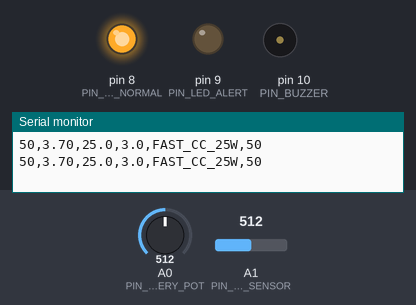
Simulated run of this sketch. Board: Arduino Uno, built with avr-gcc and run on an emulated ATmega328P. On the bench: output pins drawn as LEDs (lit = HIGH), buzzer (waves = sounding), the last lines printed to the serial monitor. The inputs (shaded band) are chosen by the test bench; at power-on: A1 (PIN_TEMP_SENSOR) = 512, A0 (PIN_BATTERY_POT) = 512.

Above: at 1.2 s.
1.3 s: A1 (PIN_TEMP_SENSOR) set to 676
3.2 s: A1 (PIN_TEMP_SENSOR) set to 698
At 4.8 s:
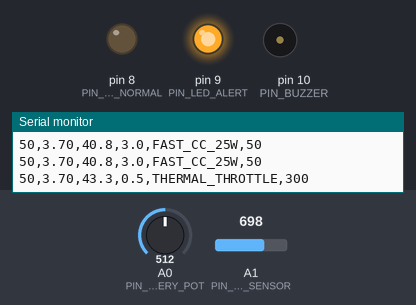
7.3 s: A0 (PIN_BATTERY_POT) set to 1004
10.8 s: A0 (PIN_BATTERY_POT) set to 1023
At 11.4 s:
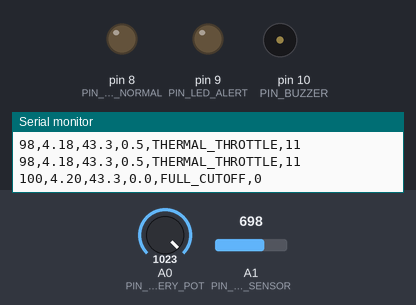
12.5 s: A0 (PIN_BATTERY_POT) set to 900
At 13.7 s:
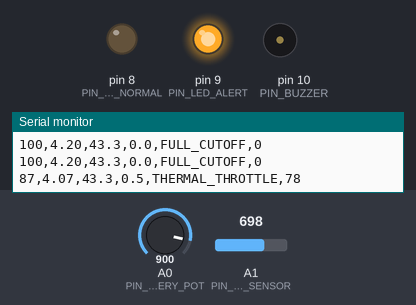
Timing chart, 0 to 17.6 s (numbered marks = the images above; inputs shaded):
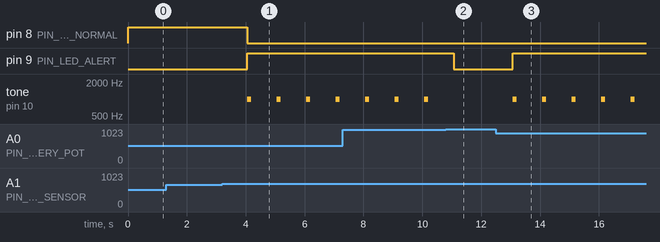

The sketch:

smart_bms_controller.ino
```cpp
#include <math.h>

const int PIN_BATTERY_POT = A0;  // Potentiometer (0-100% Battery)
const int PIN_TEMP_SENSOR = A1;  // 10k NTC Thermistor
const int PIN_LED_NORMAL  = 8;   // Green LED (Safe Charging)
const int PIN_LED_ALERT   = 9;   // Red LED (Overheat Alert)
const int PIN_BUZZER      = 10;  // Piezo Buzzer

const float TEMP_THRESHOLD_C = 42.0; // Thermal throttling threshold (°C)

void setup() {
  Serial.begin(9600);
  pinMode(PIN_LED_NORMAL, OUTPUT);
  pinMode(PIN_LED_ALERT, OUTPUT);
  pinMode(PIN_BUZZER, OUTPUT);
  Serial.println("Battery_Pct,Voltage_V,Temp_C,Current_A,Charging_Mode,Est_Mins_Left");
}

void loop() {
  int rawPot = analogRead(PIN_BATTERY_POT);
  int batteryPct = map(rawPot, 0, 1023, 0, 100);
  float batteryVoltage = 3.20 + (batteryPct / 100.0) * 1.00;

  int rawTemp = constrain(analogRead(PIN_TEMP_SENSOR), 1, 1022);
  float resistance = 10000.0 * ((1023.0 / rawTemp) - 1.0);
  float tempK = 1.0 / (1.0 / 298.15 + (1.0 / 3950.0) * log(resistance / 10000.0));
  float tempC = tempK - 273.15;

  float chargingCurrentA = 0.0;
  String chargingMode = "IDLE";

  if (batteryPct >= 100) {
    chargingCurrentA = 0.0;
    chargingMode = "FULL_CUTOFF";
    digitalWrite(PIN_LED_NORMAL, LOW);
    digitalWrite(PIN_LED_ALERT, LOW);
    noTone(PIN_BUZZER);
  } else if (tempC >= TEMP_THRESHOLD_C) {
    chargingCurrentA = 0.5;
    chargingMode = "THERMAL_THROTTLE";
    digitalWrite(PIN_LED_NORMAL, LOW);
    digitalWrite(PIN_LED_ALERT, HIGH);
    tone(PIN_BUZZER, 1000, 150);
  } else if (batteryPct < 80) {
    chargingCurrentA = 3.0;
    chargingMode = "FAST_CC_25W";
    digitalWrite(PIN_LED_NORMAL, HIGH);
    digitalWrite(PIN_LED_ALERT, LOW);
    noTone(PIN_BUZZER);
  } else {
    chargingCurrentA = 1.2;
    chargingMode = "TRICKLE_CV";
    digitalWrite(PIN_LED_NORMAL, HIGH);
    digitalWrite(PIN_LED_ALERT, LOW);
    noTone(PIN_BUZZER);
  }

  float remainingAh = 5.0 * ((100.0 - batteryPct) / 100.0);
  int estMinutesLeft = (chargingCurrentA > 0.0) ? (int)((remainingAh / chargingCurrentA) * 60.0) : 0;

  Serial.print(batteryPct); Serial.print(",");
  Serial.print(batteryVoltage, 2); Serial.print(",");
  Serial.print(tempC, 1); Serial.print(",");
  Serial.print(chargingCurrentA, 1); Serial.print(",");
  Serial.print(chargingMode); Serial.print(",");
  Serial.println(estMinutesLeft);

  delay(1000);
}
```

Measured:
- the behaviour switches between 686 and 687 on A1 (PIN_TEMP_SENSOR) (found by bisection; images 0 and 1)
- the behaviour switches between 1022 and 1023 on A0 (PIN_BATTERY_POT) (found by bisection; images 1 and 2)
- after the input at 3.2 s, pin 8 (PIN_LED_NORMAL): HIGH → LOW after 0.85 s; pin 9 (PIN_LED_ALERT): LOW → HIGH after 0.85 s; tone on pin 10 (PIN_BUZZER): alternates 1000 Hz for 0.15 s and silent for 0.85 s, starting after 0.85 s
- after the input at 10.8 s, pin 9 (PIN_LED_ALERT): HIGH → LOW after 0.26 s; tone on pin 10 (PIN_BUZZER): stops changing and stays silent
- after the input at 12.5 s, pin 9 (PIN_LED_ALERT): LOW → HIGH after 0.57 s; tone on pin 10 (PIN_BUZZER): alternates 1000 Hz for 0.15 s and silent for 0.85 s, starting after 0.57 s
